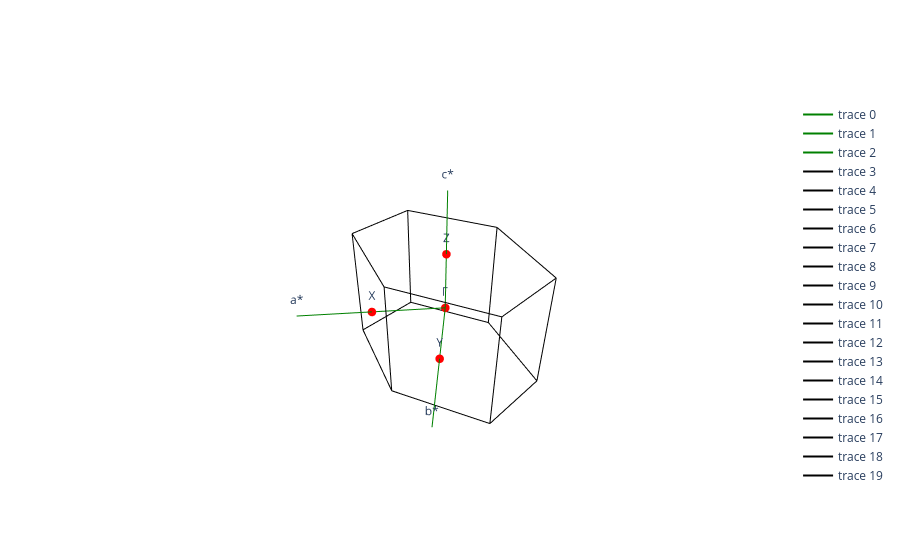

Notebook code cell kept with this figure:
### Markdown cell above
La fonction utilisée permet de visualiser la zone de Brillouin du cristal à partir du réseau réciproque associé à la structure. La zone de Brillouin, est définie comme la cellule de Wigner-Seitz du réseau réciproque. Dans cette représentation, les vecteurs de base du réseau réciproque sont d’abord tracés afin de fournir une référence géométrique de l’espace k. La zone de Brillouin est ensuite reconstruite à partir de sa définition géométrique.

Cette visualisation permet d’identifier clairement la géométrie de la zone de Brillouin. Elle est visible dans le sortie de la cellule de code suivante.

### Code cell
fig = plot_brillouin_zone_simple(conventional)
fig.show()

### Figure 1 — Plotly figure (JSON) as saved in the notebook; plotly's stock layout.template omitted (floating-point values rounded to 4 significant figures)
{"data": [{"line": {"color": "green"}, "mode": "lines+text", "text": ["", "a*"], "type": "scatter3d", "x": [0, 1.562], "y": [0, -0.902], "z": [0, 0]}, {"line": {"color": "green"}, "mode": "lines+text", "text": ["", "b*"], "type": "scatter3d", "x": [0, 1.562], "y": [0, 0.902], "z": [0, 0]}, {"line": {"color": "green"}, "mode": "lines+text", "text": ["", "c*"], "type": "scatter3d", "x": [0, 0], "y": [0, 0], "z": [0, 0.3138]}, {"line": {"color": "black"}, "mode": "lines", "type": "scatter3d", "x": [0.5208, -0.5208], "y": [0.902, 0.902], "z": [-0.1569, -0.1569]}, {"line": {"color": "black"}, "mode": "lines", "type": "scatter3d", "x": [0.5208, 1.042], "y": [0.902, -1.569e-16], "z": [-0.1569, -0.1569]}, {"line": {"color": "black"}, "mode": "lines", "type": "scatter3d", "x": [-0.5208, -1.042], "y": [0.902, -1.11e-16], "z": [-0.1569, -0.1569]}, {"line": {"color": "black"}, "mode": "lines", "type": "scatter3d", "x": [-1.042, -0.5208], "y": [-1.11e-16, -0.902], "z": [-0.1569, -0.1569]}, {"line": {"color": "black"}, "mode": "lines", "type": "scatter3d", "x": [-0.5208, 0.5208], "y": [-0.902, -0.902], "z": [-0.1569, -0.1569]}, {"line": {"color": "black"}, "mode": "lines", "type": "scatter3d", "x": [0.5208, 1.042], "y": [-0.902, -1.569e-16], "z": [-0.1569, -0.1569]}, {"line": {"color": "black"}, "mode": "lines", "type": "scatter3d", "x": [0.5208, -0.5208], "y": [-0.902, -0.902], "z": [0.1569, 0.1569]}, {"line": {"color": "black"}, "mode": "lines", "type": "scatter3d", "x": [0.5208, 1.042], "y": [-0.902, -1.255e-16], "z": [0.1569, 0.1569]}, {"line": {"color": "black"}, "mode": "lines", "type": "scatter3d", "x": [-0.5208, -1.042], "y": [-0.902, -1.11e-16], "z": [0.1569, 0.1569]}, {"line": {"color": "black"}, "mode": "lines", "type": "scatter3d", "x": [-1.042, -0.5208], "y": [-1.11e-16, 0.902], "z": [0.1569, 0.1569]}, {"line": {"color": "black"}, "mode": "lines", "type": "scatter3d", "x": [-0.5208, 0.5208], "y": [0.902, 0.902], "z": [0.1569, 0.1569]}, {"line": {"color": "black"}, "mode": "lines", "type": "scatter3d", "x": [0.5208, 1.042], "y": [0.902, -1.255e-16], "z": [0.1569, 0.1569]}, {"line": {"color": "black"}, "mode": "lines", "type": "scatter3d", "x": [0.5208, 0.5208], "y": [0.902, 0.902], "z": [-0.1569, 0.1569]}, {"line": {"color": "black"}, "mode": "lines", "type": "scatter3d", "x": [-0.5208, -0.5208], "y": [0.902, 0.902], "z": [-0.1569, 0.1569]}, {"line": {"color": "black"}, "mode": "lines", "type": "scatter3d", "x": [1.042, 1.042], "y": [-1.569e-16, -1.255e-16], "z": [-0.1569, 0.1569]}, {"line": {"color": "black"}, "mode": "lines", "type": "scatter3d", "x": [0.5208, 0.5208], "y": [-0.902, -0.902], "z": [-0.1569, 0.1569]}, {"line": {"color": "black"}, "mode": "lines", "type": "scatter3d", "x": [-1.042, -1.042], "y": [-1.11e-16, -1.11e-16], "z": [0.1569, -0.1569]}, {"line": {"color": "black"}, "mode": "lines", "type": "scatter3d", "x": [-0.5208, -0.5208], "y": [-0.902, -0.902], "z": [0.1569, -0.1569]}, {"marker": {"color": "red", "size": 5}, "mode": "markers+text", "text": ["Γ", "X", "Y", "Z"], "type": "scatter3d", "x": [0, 0.7812, 0.7812, 0], "y": [0, -0.451, 0.451, 0], "z": [0, 0, 0, 0.1569]}], "layout": {"scene": {"xaxis": {"visible": false}, "yaxis": {"visible": false}, "zaxis": {"visible": false}}}}
